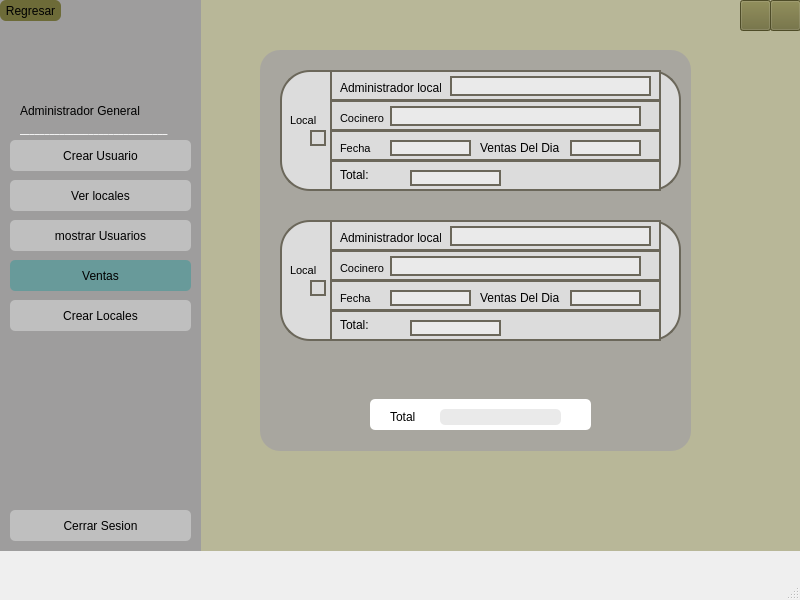
<?xml version="1.0" encoding="UTF-8"?>
<ui version="4.0">
 <class>MainWindow</class>
 <widget class="QMainWindow" name="MainWindow">
  <property name="geometry">
   <rect>
    <x>0</x>
    <y>0</y>
    <width>800</width>
    <height>600</height>
   </rect>
  </property>
  <property name="windowTitle">
   <string>MainWindow</string>
  </property>
  <widget class="QWidget" name="centralwidget">
   <widget class="QWidget" name="widget_9" native="true">
    <property name="geometry">
     <rect>
      <x>0</x>
      <y>0</y>
      <width>831</width>
      <height>551</height>
     </rect>
    </property>
    <property name="styleSheet">
     <string notr="true">background-color: rgb(184, 183, 152);
</string>
    </property>
    <widget class="QWidget" name="widget_12" native="true">
     <property name="geometry">
      <rect>
       <x>0</x>
       <y>0</y>
       <width>201</width>
       <height>551</height>
      </rect>
     </property>
     <property name="styleSheet">
      <string notr="true">background-color: rgb(158, 157, 157);
</string>
     </property>
     <widget class="QLabel" name="label_39">
      <property name="geometry">
       <rect>
        <x>60</x>
        <y>30</y>
        <width>71</width>
        <height>71</height>
       </rect>
      </property>
      <property name="mouseTracking">
       <bool>false</bool>
      </property>
      <property name="autoFillBackground">
       <bool>false</bool>
      </property>
      <property name="styleSheet">
       <string notr="true">border-radius: 10px;</string>
      </property>
      <property name="text">
       <string/>
      </property>
      <property name="pixmap">
       <pixmap>../../../../../OneDrive/Documentos/Isa/POO/Imagenes proyecto/imagenAdministradorGeneral.png</pixmap>
      </property>
      <property name="scaledContents">
       <bool>true</bool>
      </property>
      <property name="wordWrap">
       <bool>false</bool>
      </property>
      <property name="openExternalLinks">
       <bool>false</bool>
      </property>
     </widget>
     <widget class="QLabel" name="label_45">
      <property name="geometry">
       <rect>
        <x>50</x>
        <y>310</y>
        <width>71</width>
        <height>71</height>
       </rect>
      </property>
      <property name="styleSheet">
       <string notr="true">border-radius: 10px;</string>
      </property>
      <property name="text">
       <string/>
      </property>
      <property name="pixmap">
       <pixmap>../../../../../../../logo.png</pixmap>
      </property>
      <property name="scaledContents">
       <bool>true</bool>
      </property>
     </widget>
     <widget class="QPushButton" name="pushButton_29">
      <property name="geometry">
       <rect>
        <x>0</x>
        <y>0</y>
        <width>61</width>
        <height>21</height>
       </rect>
      </property>
      <property name="styleSheet">
       <string notr="true">border-radius: 6px;
font: 7pt &quot;MS Shell Dlg 2&quot;;
font: 87 5pt &quot;Arial Black&quot;;
background-color: rgb(109, 107, 56);
</string>
      </property>
      <property name="text">
       <string>Regresar</string>
      </property>
      <property name="icon">
       <iconset>
        <normaloff>../../../../../Imagenes proyecto/regresar.svg</normaloff>../../../../../Imagenes proyecto/regresar.svg</iconset>
      </property>
     </widget>
     <widget class="QLabel" name="label">
      <property name="geometry">
       <rect>
        <x>20</x>
        <y>120</y>
        <width>161</width>
        <height>16</height>
       </rect>
      </property>
      <property name="font">
       <font>
        <family>Arial Black</family>
        <weight>75</weight>
        <bold>true</bold>
       </font>
      </property>
      <property name="styleSheet">
       <string notr="true">border: none;
color: #FFFFFF;</string>
      </property>
      <property name="text">
       <string>______________________________</string>
      </property>
     </widget>
     <widget class="QLabel" name="label_3">
      <property name="geometry">
       <rect>
        <x>20</x>
        <y>100</y>
        <width>161</width>
        <height>21</height>
       </rect>
      </property>
      <property name="styleSheet">
       <string notr="true">font: 87 10pt &quot;Arial Black&quot;;</string>
      </property>
      <property name="text">
       <string>Administrador General</string>
      </property>
     </widget>
     <widget class="QPushButton" name="btnCrearUsuario_3">
      <property name="geometry">
       <rect>
        <x>10</x>
        <y>140</y>
        <width>181</width>
        <height>31</height>
       </rect>
      </property>
      <property name="cursor">
       <cursorShape>PointingHandCursor</cursorShape>
      </property>
      <property name="styleSheet">
       <string notr="true">border-radius: 5px;
font: 87 8pt &quot;Arial Black&quot;;
background-color: rgb(191, 191, 191);</string>
      </property>
      <property name="text">
       <string>Crear Usuario</string>
      </property>
      <property name="icon">
       <iconset>
        <normaloff>../../../../../Imagenes proyecto/simbolomas.svg</normaloff>../../../../../Imagenes proyecto/simbolomas.svg</iconset>
      </property>
     </widget>
     <widget class="QPushButton" name="btnVerLocales_2">
      <property name="geometry">
       <rect>
        <x>10</x>
        <y>180</y>
        <width>181</width>
        <height>31</height>
       </rect>
      </property>
      <property name="cursor">
       <cursorShape>PointingHandCursor</cursorShape>
      </property>
      <property name="styleSheet">
       <string notr="true">border-radius: 5px;
font: 87 8pt &quot;Arial Black&quot;;
background-color: rgb(191, 191, 191);</string>
      </property>
      <property name="text">
       <string>Ver locales</string>
      </property>
      <property name="icon">
       <iconset>
        <normaloff>../../../../../Imagenes proyecto/mostrarusuario.svg</normaloff>../../../../../Imagenes proyecto/mostrarusuario.svg</iconset>
      </property>
     </widget>
     <widget class="QPushButton" name="btnventas">
      <property name="geometry">
       <rect>
        <x>10</x>
        <y>260</y>
        <width>181</width>
        <height>31</height>
       </rect>
      </property>
      <property name="cursor">
       <cursorShape>PointingHandCursor</cursorShape>
      </property>
      <property name="styleSheet">
       <string notr="true">border-radius: 5px;
font: 87 8pt &quot;Arial Black&quot;;
background-color: #689A9A;</string>
      </property>
      <property name="text">
       <string>Ventas</string>
      </property>
      <property name="icon">
       <iconset>
        <normaloff>../../../../../Imagenes proyecto/mostrarusuario.svg</normaloff>../../../../../Imagenes proyecto/mostrarusuario.svg</iconset>
      </property>
     </widget>
     <widget class="QPushButton" name="btnMostrarUsuarios">
      <property name="geometry">
       <rect>
        <x>10</x>
        <y>220</y>
        <width>181</width>
        <height>31</height>
       </rect>
      </property>
      <property name="cursor">
       <cursorShape>PointingHandCursor</cursorShape>
      </property>
      <property name="styleSheet">
       <string notr="true">border-radius: 5px;
font: 87 8pt &quot;Arial Black&quot;;
background-color: rgb(191, 191, 191);</string>
      </property>
      <property name="text">
       <string>mostrar Usuarios</string>
      </property>
      <property name="icon">
       <iconset>
        <normaloff>../../../../../Imagenes proyecto/cart-shopping-solid.svg</normaloff>../../../../../Imagenes proyecto/cart-shopping-solid.svg</iconset>
      </property>
     </widget>
     <widget class="QPushButton" name="btnCrearUsuario_4">
      <property name="geometry">
       <rect>
        <x>10</x>
        <y>300</y>
        <width>181</width>
        <height>31</height>
       </rect>
      </property>
      <property name="cursor">
       <cursorShape>PointingHandCursor</cursorShape>
      </property>
      <property name="styleSheet">
       <string notr="true">border-radius: 5px;
font: 87 8pt &quot;Arial Black&quot;;
background-color: rgb(191, 191, 191);</string>
      </property>
      <property name="text">
       <string>Crear Locales</string>
      </property>
      <property name="icon">
       <iconset>
        <normaloff>../../../../../Imagenes proyecto/simbolomas.svg</normaloff>../../../../../Imagenes proyecto/simbolomas.svg</iconset>
      </property>
     </widget>
     <widget class="QPushButton" name="btnLogout_2">
      <property name="geometry">
       <rect>
        <x>10</x>
        <y>510</y>
        <width>181</width>
        <height>31</height>
       </rect>
      </property>
      <property name="cursor">
       <cursorShape>PointingHandCursor</cursorShape>
      </property>
      <property name="styleSheet">
       <string notr="true">border-radius: 5px;
font: 87 8pt &quot;Arial Black&quot;;
background-color: rgb(191, 191, 191);</string>
      </property>
      <property name="text">
       <string>Cerrar Sesion</string>
      </property>
      <property name="icon">
       <iconset>
        <normaloff>../../../../../Imagenes proyecto/cerrarsesion.svg</normaloff>../../../../../Imagenes proyecto/cerrarsesion.svg</iconset>
      </property>
     </widget>
    </widget>
    <widget class="QWidget" name="widget_13" native="true">
     <property name="geometry">
      <rect>
       <x>260</x>
       <y>50</y>
       <width>431</width>
       <height>401</height>
      </rect>
     </property>
     <property name="styleSheet">
      <string notr="true">background-color: rgb(168, 166, 159);
border-radius:20px;
border:2px soild #6B675A;</string>
     </property>
     <widget class="QWidget" name="widget_16" native="true">
      <property name="geometry">
       <rect>
        <x>110</x>
        <y>349</y>
        <width>221</width>
        <height>31</height>
       </rect>
      </property>
      <property name="styleSheet">
       <string notr="true">background-color: rgb(255, 255, 255);
border-radius:5px;
border:2px soild #6B675A;</string>
      </property>
      <widget class="QLabel" name="label_66">
       <property name="geometry">
        <rect>
         <x>20</x>
         <y>10</y>
         <width>31</width>
         <height>16</height>
        </rect>
       </property>
       <property name="styleSheet">
        <string notr="true">
font: 10pt &quot;MS Shell Dlg 2&quot;;
</string>
       </property>
       <property name="text">
        <string>Total</string>
       </property>
      </widget>
      <widget class="QLabel" name="label_13">
       <property name="geometry">
        <rect>
         <x>70</x>
         <y>10</y>
         <width>121</width>
         <height>16</height>
        </rect>
       </property>
       <property name="styleSheet">
        <string notr="true">background-color: rgb(234, 234, 234);</string>
       </property>
       <property name="text">
        <string/>
       </property>
      </widget>
     </widget>
     <widget class="Line" name="line_17">
      <property name="geometry">
       <rect>
        <x>150</x>
        <y>230</y>
        <width>431</width>
        <height>33</height>
       </rect>
      </property>
      <property name="styleSheet">
       <string notr="true">border-right:none;</string>
      </property>
      <property name="orientation">
       <enum>Qt::Horizontal</enum>
      </property>
     </widget>
     <widget class="QWidget" name="widget_5" native="true">
      <property name="geometry">
       <rect>
        <x>20</x>
        <y>20</y>
        <width>401</width>
        <height>121</height>
       </rect>
      </property>
      <property name="styleSheet">
       <string notr="true">background-color: rgb(255, 255, 255);
background-color: rgb(220, 220, 220);
border: 2px solid #6B675A;
border-radius: 30px;</string>
      </property>
      <widget class="QLabel" name="label_29">
       <property name="geometry">
        <rect>
         <x>10</x>
         <y>40</y>
         <width>31</width>
         <height>20</height>
        </rect>
       </property>
       <property name="font">
        <font>
         <family>MS Shell Dlg 2</family>
         <pointsize>8</pointsize>
         <weight>50</weight>
         <italic>false</italic>
         <bold>false</bold>
        </font>
       </property>
       <property name="styleSheet">
        <string notr="true">border: none;
font: 8pt &quot;MS Shell Dlg 2&quot;;</string>
       </property>
       <property name="text">
        <string>Local</string>
       </property>
      </widget>
      <widget class="QLabel" name="label_31">
       <property name="geometry">
        <rect>
         <x>60</x>
         <y>10</y>
         <width>101</width>
         <height>16</height>
        </rect>
       </property>
       <property name="font">
        <font>
         <family>MS Shell Dlg 2</family>
         <pointsize>9</pointsize>
         <weight>50</weight>
         <italic>false</italic>
         <bold>false</bold>
        </font>
       </property>
       <property name="styleSheet">
        <string notr="true">border:none;
font: 9pt &quot;MS Shell Dlg 2&quot;;</string>
       </property>
       <property name="text">
        <string>Administrador local</string>
       </property>
      </widget>
      <widget class="QLabel" name="label_33">
       <property name="geometry">
        <rect>
         <x>60</x>
         <y>97</y>
         <width>31</width>
         <height>16</height>
        </rect>
       </property>
       <property name="font">
        <font>
         <family>MS Shell Dlg 2</family>
         <pointsize>9</pointsize>
         <weight>50</weight>
         <italic>false</italic>
         <bold>false</bold>
        </font>
       </property>
       <property name="styleSheet">
        <string notr="true">border:none;
font: 9pt &quot;MS Shell Dlg 2&quot;;</string>
       </property>
       <property name="text">
        <string>Total:</string>
       </property>
      </widget>
      <widget class="QLabel" name="label_34">
       <property name="geometry">
        <rect>
         <x>30</x>
         <y>60</y>
         <width>16</width>
         <height>16</height>
        </rect>
       </property>
       <property name="text">
        <string/>
       </property>
      </widget>
      <widget class="QLabel" name="label_14">
       <property name="geometry">
        <rect>
         <x>170</x>
         <y>6</y>
         <width>201</width>
         <height>20</height>
        </rect>
       </property>
       <property name="styleSheet">
        <string notr="true">background-color: rgb(234, 234, 234);</string>
       </property>
       <property name="text">
        <string/>
       </property>
      </widget>
      <widget class="Line" name="line_18">
       <property name="geometry">
        <rect>
         <x>50</x>
         <y>0</y>
         <width>241</width>
         <height>31</height>
        </rect>
       </property>
       <property name="styleSheet">
        <string notr="true">border-right:none;</string>
       </property>
       <property name="orientation">
        <enum>Qt::Horizontal</enum>
       </property>
      </widget>
      <widget class="Line" name="line_19">
       <property name="geometry">
        <rect>
         <x>50</x>
         <y>30</y>
         <width>231</width>
         <height>31</height>
        </rect>
       </property>
       <property name="styleSheet">
        <string notr="true">border-right:none;</string>
       </property>
       <property name="orientation">
        <enum>Qt::Horizontal</enum>
       </property>
      </widget>
      <widget class="QLabel" name="label_36">
       <property name="geometry">
        <rect>
         <x>60</x>
         <y>40</y>
         <width>51</width>
         <height>16</height>
        </rect>
       </property>
       <property name="font">
        <font>
         <family>MS Shell Dlg 2</family>
         <pointsize>8</pointsize>
         <weight>50</weight>
         <italic>false</italic>
         <bold>false</bold>
        </font>
       </property>
       <property name="styleSheet">
        <string notr="true">border:none;
font: 8pt &quot;MS Shell Dlg 2&quot;;</string>
       </property>
       <property name="text">
        <string>Cocinero</string>
       </property>
      </widget>
      <widget class="QLabel" name="label_15">
       <property name="geometry">
        <rect>
         <x>110</x>
         <y>36</y>
         <width>251</width>
         <height>20</height>
        </rect>
       </property>
       <property name="styleSheet">
        <string notr="true">background-color: rgb(234, 234, 234);</string>
       </property>
       <property name="text">
        <string/>
       </property>
      </widget>
      <widget class="Line" name="line_20">
       <property name="geometry">
        <rect>
         <x>250</x>
         <y>0</y>
         <width>131</width>
         <height>31</height>
        </rect>
       </property>
       <property name="styleSheet">
        <string notr="true">border-left: none;</string>
       </property>
       <property name="orientation">
        <enum>Qt::Horizontal</enum>
       </property>
      </widget>
      <widget class="Line" name="line_22">
       <property name="geometry">
        <rect>
         <x>280</x>
         <y>30</y>
         <width>101</width>
         <height>31</height>
        </rect>
       </property>
       <property name="styleSheet">
        <string notr="true">border-left: none;</string>
       </property>
       <property name="orientation">
        <enum>Qt::Horizontal</enum>
       </property>
      </widget>
      <widget class="QLabel" name="label_32">
       <property name="geometry">
        <rect>
         <x>60</x>
         <y>70</y>
         <width>31</width>
         <height>16</height>
        </rect>
       </property>
       <property name="font">
        <font>
         <family>MS Shell Dlg 2</family>
         <pointsize>8</pointsize>
         <weight>50</weight>
         <italic>false</italic>
         <bold>false</bold>
        </font>
       </property>
       <property name="styleSheet">
        <string notr="true">border:none;
font: 8pt &quot;MS Shell Dlg 2&quot;;</string>
       </property>
       <property name="text">
        <string>Fecha:</string>
       </property>
      </widget>
      <widget class="Line" name="line_21">
       <property name="geometry">
        <rect>
         <x>50</x>
         <y>60</y>
         <width>241</width>
         <height>31</height>
        </rect>
       </property>
       <property name="styleSheet">
        <string notr="true">border-right:none;</string>
       </property>
       <property name="orientation">
        <enum>Qt::Horizontal</enum>
       </property>
      </widget>
      <widget class="QLabel" name="label_35">
       <property name="geometry">
        <rect>
         <x>200</x>
         <y>70</y>
         <width>81</width>
         <height>16</height>
        </rect>
       </property>
       <property name="font">
        <font>
         <family>MS Shell Dlg 2</family>
         <pointsize>9</pointsize>
         <weight>50</weight>
         <italic>false</italic>
         <bold>false</bold>
        </font>
       </property>
       <property name="styleSheet">
        <string notr="true">border:none;
font: 9pt &quot;MS Shell Dlg 2&quot;;</string>
       </property>
       <property name="text">
        <string>Ventas Del Dia:</string>
       </property>
      </widget>
      <widget class="Line" name="line_23">
       <property name="geometry">
        <rect>
         <x>280</x>
         <y>60</y>
         <width>101</width>
         <height>31</height>
        </rect>
       </property>
       <property name="styleSheet">
        <string notr="true">border-left: none;</string>
       </property>
       <property name="orientation">
        <enum>Qt::Horizontal</enum>
       </property>
      </widget>
      <widget class="QLabel" name="label_16">
       <property name="geometry">
        <rect>
         <x>110</x>
         <y>70</y>
         <width>81</width>
         <height>16</height>
        </rect>
       </property>
       <property name="styleSheet">
        <string notr="true">background-color: rgb(234, 234, 234);</string>
       </property>
       <property name="text">
        <string/>
       </property>
      </widget>
      <widget class="QLabel" name="label_17">
       <property name="geometry">
        <rect>
         <x>290</x>
         <y>70</y>
         <width>71</width>
         <height>16</height>
        </rect>
       </property>
       <property name="styleSheet">
        <string notr="true">background-color: rgb(234, 234, 234);</string>
       </property>
       <property name="text">
        <string/>
       </property>
      </widget>
      <widget class="QLabel" name="label_18">
       <property name="geometry">
        <rect>
         <x>130</x>
         <y>100</y>
         <width>91</width>
         <height>16</height>
        </rect>
       </property>
       <property name="styleSheet">
        <string notr="true">background-color: rgb(234, 234, 234);</string>
       </property>
       <property name="text">
        <string/>
       </property>
      </widget>
      <widget class="Line" name="line_24">
       <property name="geometry">
        <rect>
         <x>50</x>
         <y>90</y>
         <width>241</width>
         <height>31</height>
        </rect>
       </property>
       <property name="styleSheet">
        <string notr="true">border-right:none;</string>
       </property>
       <property name="orientation">
        <enum>Qt::Horizontal</enum>
       </property>
      </widget>
      <widget class="Line" name="line_25">
       <property name="geometry">
        <rect>
         <x>260</x>
         <y>90</y>
         <width>121</width>
         <height>31</height>
        </rect>
       </property>
       <property name="styleSheet">
        <string notr="true">border-left: none;</string>
       </property>
       <property name="orientation">
        <enum>Qt::Horizontal</enum>
       </property>
      </widget>
      <zorder>line_24</zorder>
      <zorder>line_21</zorder>
      <zorder>line_19</zorder>
      <zorder>line_18</zorder>
      <zorder>label_29</zorder>
      <zorder>label_31</zorder>
      <zorder>label_33</zorder>
      <zorder>label_34</zorder>
      <zorder>label_36</zorder>
      <zorder>line_20</zorder>
      <zorder>label_14</zorder>
      <zorder>line_22</zorder>
      <zorder>label_15</zorder>
      <zorder>label_32</zorder>
      <zorder>label_35</zorder>
      <zorder>line_23</zorder>
      <zorder>label_16</zorder>
      <zorder>label_17</zorder>
      <zorder>label_18</zorder>
      <zorder>line_25</zorder>
     </widget>
     <widget class="Line" name="line_16">
      <property name="geometry">
       <rect>
        <x>110</x>
        <y>300</y>
        <width>431</width>
        <height>31</height>
       </rect>
      </property>
      <property name="styleSheet">
       <string notr="true">border-right:none;</string>
      </property>
      <property name="orientation">
       <enum>Qt::Horizontal</enum>
      </property>
     </widget>
     <widget class="QWidget" name="widget_6" native="true">
      <property name="geometry">
       <rect>
        <x>20</x>
        <y>170</y>
        <width>401</width>
        <height>121</height>
       </rect>
      </property>
      <property name="styleSheet">
       <string notr="true">background-color: rgb(255, 255, 255);
background-color: rgb(220, 220, 220);
border: 2px solid #6B675A;
border-radius: 30px;</string>
      </property>
      <widget class="QLabel" name="label_30">
       <property name="geometry">
        <rect>
         <x>10</x>
         <y>40</y>
         <width>31</width>
         <height>20</height>
        </rect>
       </property>
       <property name="font">
        <font>
         <family>MS Shell Dlg 2</family>
         <pointsize>8</pointsize>
         <weight>50</weight>
         <italic>false</italic>
         <bold>false</bold>
        </font>
       </property>
       <property name="styleSheet">
        <string notr="true">border: none;
font: 8pt &quot;MS Shell Dlg 2&quot;;</string>
       </property>
       <property name="text">
        <string>Local</string>
       </property>
      </widget>
      <widget class="QLabel" name="label_37">
       <property name="geometry">
        <rect>
         <x>60</x>
         <y>10</y>
         <width>101</width>
         <height>16</height>
        </rect>
       </property>
       <property name="font">
        <font>
         <family>MS Shell Dlg 2</family>
         <pointsize>9</pointsize>
         <weight>50</weight>
         <italic>false</italic>
         <bold>false</bold>
        </font>
       </property>
       <property name="styleSheet">
        <string notr="true">border:none;
font: 9pt &quot;MS Shell Dlg 2&quot;;</string>
       </property>
       <property name="text">
        <string>Administrador local</string>
       </property>
      </widget>
      <widget class="QLabel" name="label_38">
       <property name="geometry">
        <rect>
         <x>60</x>
         <y>97</y>
         <width>31</width>
         <height>16</height>
        </rect>
       </property>
       <property name="font">
        <font>
         <family>MS Shell Dlg 2</family>
         <pointsize>9</pointsize>
         <weight>50</weight>
         <italic>false</italic>
         <bold>false</bold>
        </font>
       </property>
       <property name="styleSheet">
        <string notr="true">border:none;
font: 9pt &quot;MS Shell Dlg 2&quot;;</string>
       </property>
       <property name="text">
        <string>Total:</string>
       </property>
      </widget>
      <widget class="QLabel" name="label_40">
       <property name="geometry">
        <rect>
         <x>30</x>
         <y>60</y>
         <width>16</width>
         <height>16</height>
        </rect>
       </property>
       <property name="text">
        <string/>
       </property>
      </widget>
      <widget class="QLabel" name="label_19">
       <property name="geometry">
        <rect>
         <x>170</x>
         <y>6</y>
         <width>201</width>
         <height>20</height>
        </rect>
       </property>
       <property name="styleSheet">
        <string notr="true">background-color: rgb(234, 234, 234);</string>
       </property>
       <property name="text">
        <string/>
       </property>
      </widget>
      <widget class="Line" name="line_26">
       <property name="geometry">
        <rect>
         <x>50</x>
         <y>0</y>
         <width>241</width>
         <height>31</height>
        </rect>
       </property>
       <property name="styleSheet">
        <string notr="true">border-right:none;</string>
       </property>
       <property name="orientation">
        <enum>Qt::Horizontal</enum>
       </property>
      </widget>
      <widget class="Line" name="line_27">
       <property name="geometry">
        <rect>
         <x>50</x>
         <y>30</y>
         <width>231</width>
         <height>31</height>
        </rect>
       </property>
       <property name="styleSheet">
        <string notr="true">border-right:none;</string>
       </property>
       <property name="orientation">
        <enum>Qt::Horizontal</enum>
       </property>
      </widget>
      <widget class="QLabel" name="label_41">
       <property name="geometry">
        <rect>
         <x>60</x>
         <y>40</y>
         <width>51</width>
         <height>16</height>
        </rect>
       </property>
       <property name="font">
        <font>
         <family>MS Shell Dlg 2</family>
         <pointsize>8</pointsize>
         <weight>50</weight>
         <italic>false</italic>
         <bold>false</bold>
        </font>
       </property>
       <property name="styleSheet">
        <string notr="true">border:none;
font: 8pt &quot;MS Shell Dlg 2&quot;;</string>
       </property>
       <property name="text">
        <string>Cocinero</string>
       </property>
      </widget>
      <widget class="QLabel" name="label_20">
       <property name="geometry">
        <rect>
         <x>110</x>
         <y>36</y>
         <width>251</width>
         <height>20</height>
        </rect>
       </property>
       <property name="styleSheet">
        <string notr="true">background-color: rgb(234, 234, 234);</string>
       </property>
       <property name="text">
        <string/>
       </property>
      </widget>
      <widget class="Line" name="line_28">
       <property name="geometry">
        <rect>
         <x>250</x>
         <y>0</y>
         <width>131</width>
         <height>31</height>
        </rect>
       </property>
       <property name="styleSheet">
        <string notr="true">border-left: none;</string>
       </property>
       <property name="orientation">
        <enum>Qt::Horizontal</enum>
       </property>
      </widget>
      <widget class="Line" name="line_29">
       <property name="geometry">
        <rect>
         <x>280</x>
         <y>30</y>
         <width>101</width>
         <height>31</height>
        </rect>
       </property>
       <property name="styleSheet">
        <string notr="true">border-left: none;</string>
       </property>
       <property name="orientation">
        <enum>Qt::Horizontal</enum>
       </property>
      </widget>
      <widget class="QLabel" name="label_42">
       <property name="geometry">
        <rect>
         <x>60</x>
         <y>70</y>
         <width>31</width>
         <height>16</height>
        </rect>
       </property>
       <property name="font">
        <font>
         <family>MS Shell Dlg 2</family>
         <pointsize>8</pointsize>
         <weight>50</weight>
         <italic>false</italic>
         <bold>false</bold>
        </font>
       </property>
       <property name="styleSheet">
        <string notr="true">border:none;
font: 8pt &quot;MS Shell Dlg 2&quot;;</string>
       </property>
       <property name="text">
        <string>Fecha:</string>
       </property>
      </widget>
      <widget class="Line" name="line_30">
       <property name="geometry">
        <rect>
         <x>50</x>
         <y>60</y>
         <width>241</width>
         <height>31</height>
        </rect>
       </property>
       <property name="styleSheet">
        <string notr="true">border-right:none;</string>
       </property>
       <property name="orientation">
        <enum>Qt::Horizontal</enum>
       </property>
      </widget>
      <widget class="QLabel" name="label_43">
       <property name="geometry">
        <rect>
         <x>200</x>
         <y>70</y>
         <width>81</width>
         <height>16</height>
        </rect>
       </property>
       <property name="font">
        <font>
         <family>MS Shell Dlg 2</family>
         <pointsize>9</pointsize>
         <weight>50</weight>
         <italic>false</italic>
         <bold>false</bold>
        </font>
       </property>
       <property name="styleSheet">
        <string notr="true">border:none;
font: 9pt &quot;MS Shell Dlg 2&quot;;</string>
       </property>
       <property name="text">
        <string>Ventas Del Dia:</string>
       </property>
      </widget>
      <widget class="Line" name="line_31">
       <property name="geometry">
        <rect>
         <x>280</x>
         <y>60</y>
         <width>101</width>
         <height>31</height>
        </rect>
       </property>
       <property name="styleSheet">
        <string notr="true">border-left: none;</string>
       </property>
       <property name="orientation">
        <enum>Qt::Horizontal</enum>
       </property>
      </widget>
      <widget class="QLabel" name="label_21">
       <property name="geometry">
        <rect>
         <x>110</x>
         <y>70</y>
         <width>81</width>
         <height>16</height>
        </rect>
       </property>
       <property name="styleSheet">
        <string notr="true">background-color: rgb(234, 234, 234);</string>
       </property>
       <property name="text">
        <string/>
       </property>
      </widget>
      <widget class="QLabel" name="label_22">
       <property name="geometry">
        <rect>
         <x>290</x>
         <y>70</y>
         <width>71</width>
         <height>16</height>
        </rect>
       </property>
       <property name="styleSheet">
        <string notr="true">background-color: rgb(234, 234, 234);</string>
       </property>
       <property name="text">
        <string/>
       </property>
      </widget>
      <widget class="QLabel" name="label_23">
       <property name="geometry">
        <rect>
         <x>130</x>
         <y>100</y>
         <width>91</width>
         <height>16</height>
        </rect>
       </property>
       <property name="styleSheet">
        <string notr="true">background-color: rgb(234, 234, 234);</string>
       </property>
       <property name="text">
        <string/>
       </property>
      </widget>
      <widget class="Line" name="line_32">
       <property name="geometry">
        <rect>
         <x>50</x>
         <y>90</y>
         <width>241</width>
         <height>31</height>
        </rect>
       </property>
       <property name="styleSheet">
        <string notr="true">border-right:none;</string>
       </property>
       <property name="orientation">
        <enum>Qt::Horizontal</enum>
       </property>
      </widget>
      <widget class="Line" name="line_33">
       <property name="geometry">
        <rect>
         <x>260</x>
         <y>90</y>
         <width>121</width>
         <height>31</height>
        </rect>
       </property>
       <property name="styleSheet">
        <string notr="true">border-left: none;</string>
       </property>
       <property name="orientation">
        <enum>Qt::Horizontal</enum>
       </property>
      </widget>
      <zorder>line_33</zorder>
      <zorder>line_32</zorder>
      <zorder>line_30</zorder>
      <zorder>line_29</zorder>
      <zorder>line_26</zorder>
      <zorder>line_28</zorder>
      <zorder>label_30</zorder>
      <zorder>label_37</zorder>
      <zorder>label_38</zorder>
      <zorder>label_40</zorder>
      <zorder>label_19</zorder>
      <zorder>line_27</zorder>
      <zorder>label_41</zorder>
      <zorder>label_20</zorder>
      <zorder>label_42</zorder>
      <zorder>label_43</zorder>
      <zorder>line_31</zorder>
      <zorder>label_21</zorder>
      <zorder>label_22</zorder>
      <zorder>label_23</zorder>
     </widget>
    </widget>
    <widget class="QPushButton" name="pushButton_35">
     <property name="geometry">
      <rect>
       <x>770</x>
       <y>0</y>
       <width>31</width>
       <height>31</height>
      </rect>
     </property>
     <property name="styleSheet">
      <string notr="true">background-color: rgb(109, 107, 56);</string>
     </property>
     <property name="text">
      <string/>
     </property>
     <property name="icon">
      <iconset>
       <normaloff>../../../../../Imagenes proyecto/x-solid.svg</normaloff>../../../../../Imagenes proyecto/x-solid.svg</iconset>
     </property>
    </widget>
    <widget class="QPushButton" name="pushButton_36">
     <property name="geometry">
      <rect>
       <x>740</x>
       <y>0</y>
       <width>31</width>
       <height>31</height>
      </rect>
     </property>
     <property name="styleSheet">
      <string notr="true">background-color: rgb(109, 107, 56);</string>
     </property>
     <property name="text">
      <string/>
     </property>
     <property name="icon">
      <iconset>
       <normaloff>../../../../../Imagenes proyecto/window-restore-regular.svg</normaloff>../../../../../Imagenes proyecto/window-restore-regular.svg</iconset>
     </property>
    </widget>
   </widget>
  </widget>
  <widget class="QMenuBar" name="menubar">
   <property name="geometry">
    <rect>
     <x>0</x>
     <y>0</y>
     <width>800</width>
     <height>22</height>
    </rect>
   </property>
  </widget>
  <widget class="QStatusBar" name="statusbar"/>
 </widget>
 <resources/>
 <connections/>
</ui>
